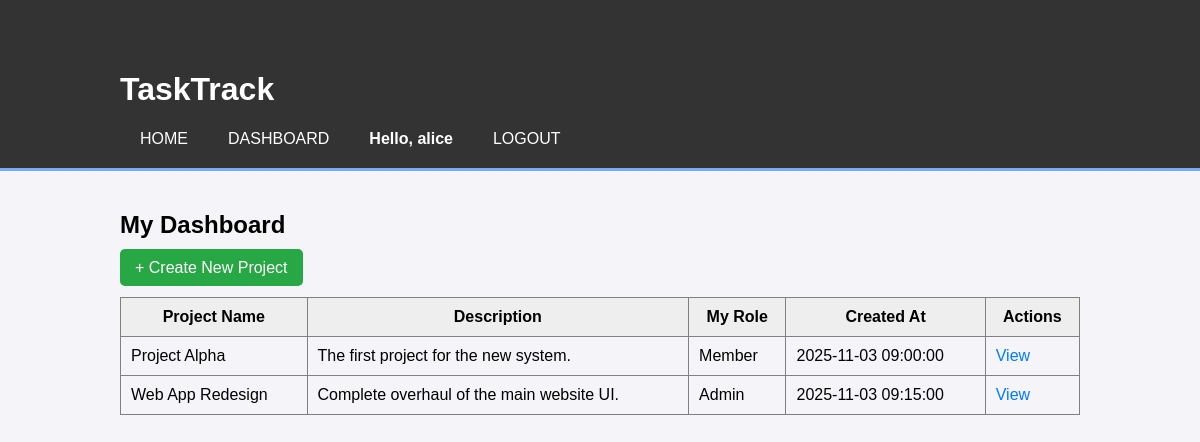
/dashboard (signed in), run on the app's committed database.
### tables this page shows
CREATE TABLE project_members (
    project_id INTEGER NOT NULL,
    user_id INTEGER NOT NULL,
    role TEXT NOT NULL,
    PRIMARY KEY (project_id, user_id),
    FOREIGN KEY (project_id) REFERENCES projects (project_id),
    FOREIGN KEY (user_id) REFERENCES users (user_id)
);

CREATE TABLE projects (
    project_id INTEGER PRIMARY KEY,
    project_name TEXT NOT NULL,
    description TEXT,
    owner_id INTEGER NOT NULL,
    created_at TEXT NOT NULL,
    FOREIGN KEY (owner_id) REFERENCES users (user_id)
);

### app.py (the view)
@app.route('/dashboard')
def dashboard():
    if 'user_id' not in session:
        return redirect(url_for('login'))
    user_id = session['user_id']
    connection = get_db_connection()
    if session.get('is_admin') == 1:
        projects = connection.execute('SELECT *, "Admin Access" as role FROM projects').fetchall()
    else:
        projects = connection.execute(
            '''
            SELECT p.*, pm.role
            FROM projects p
            JOIN project_members pm ON p.project_id = pm.project_id
            WHERE pm.user_id = ?
            ''',
            (user_id,)
        ).fetchall()
    connection.close()
    return render_template('dashboard.html', projects=projects)

### app.py (called while the page is built)
def get_db_connection():
    connection = sqlite3.connect('fake_db.db')
    connection.row_factory = sqlite3.Row
    return connection

### templates/dashboard.html
{% extends 'base.html' %}
{% block content %}
    <h2>My Dashboard</h2>
    <div style="margin-bottom: 20px;">
        <a href="{{ url_for('create_project') }}" class="button" style="background-color: #28a745; color: white; padding: 10px 15px; text-decoration: none; border-radius: 5px;">+ Create New Project</a>
    </div>
    {% if projects %}
        <table border="1" cellpadding="10" cellspacing="0" style="width: 100%; border-collapse: collapse;">
            <thead>
                <tr style="background-color: #eee;">
                    <th>Project Name</th>
                    <th>Description</th>
                    <th>My Role</th>
                    <th>Created At</th>
                    <th>Actions</th>
                </tr>
            </thead>
            <tbody>
                {% for project in projects %}
                    <tr>
                        <td>{{ project['project_name'] }}</td>
                        <td>{{ project['description'] }}</td>
                        <td>{{ project['role'] }}</td>
                        <td>{{ project['created_at'] }}</td>
                        <td>
                            <a href="{{ url_for('view_project', project_id=project['project_id']) }}" style="color: #007bff; text-decoration: none;">View</a>
                        </td>
                    </tr>
                {% endfor %}
            </tbody>
        </table>
    {% else %}
        <p>You are not a member of any projects yet.</p>
    {% endif %}
{% endblock %}

### static/style.css (style rules this page uses)
body { font-family: sans-serif; background-color: #f4f4f9; margin: 0; padding: 0; }

### data on the page
project_members: project_name "Project Alpha", description "The first project for the new system.", role "Member", created_at "2025-11-03 09:00:00"
project_members: project_name "Web App Redesign", description "Complete overhaul of the main website UI.", role "Admin", created_at "2025-11-03 09:15:00"

### other printed values
{{ session['username'] }} "alice"
